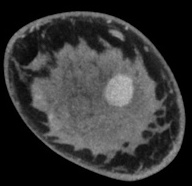
%> input picture MATLAB/Functions/breast_ct.jpg, 192 x 186 px
$ octave --eval "result = soundSpeedPhantom;"   (GNU Octave 9; MATLAB toolbox functions it lacks are replaced by stand-ins)
%> lines starting %> are read from the running program, lines starting %| are printed output that depends on the picture
function [x, z, c, c_bkgnd] = soundSpeedPhantom()
%SOUNDSPEEDPHANTOM Outputs Sound Speed Phantom
% [x, z, c, c_bkgnd] = soundSpeedPhantom()
%   x, z -- x and z grid [m]
%   c -- sound speed map on grid [m/s]
%   c_bkgnd -- background sound speed [m/s]

% Load Breast CT Image
breastct = im2double(imread('breast_ct.jpg'));
%> breastct: size 186x192 double; min 0, max 0.749, mean 0.205

% Normalize Breast CT Image
breastct = breastct/max(breastct(:)); thr = 0.04;
%> after `breastct = breastct/max(breastct(:))`:
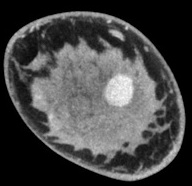
%> breastct: size 186x192 double; min 0, max 1, mean 0.274
breastct(breastct<=thr) = mean(breastct(breastct>=thr));
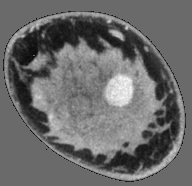
%> breastct: size 186x192 double; min 0.0419, max 1, mean 0.419
breastct = breastct - mean(breastct(:));
breastct = breastct/max(abs(breastct(:)));

% Get Dimensions of Breast CT Image
[Nz, Nx] = size(breastct);
%> Nz = 186; Nx = 192
dx = 0.0005; dz = dx; % Grid Spacing [m]
x = ((-(Nx-1)/2):((Nx-1)/2))*dx;
%> x = 192 values from -0.0478 to 0.0478
z = ((-(Nz-1)/2):((Nz-1)/2))*dz;
%> z = 186 values from -0.0462 to 0.0462

% Create Sound Speed Image
c_bkgnd = 1525; c_std = 60;
c = c_bkgnd+c_std*breastct;
%> `result = soundSpeedPhantom;`: result = 192 values from -0.0478 to 0.0478

end
